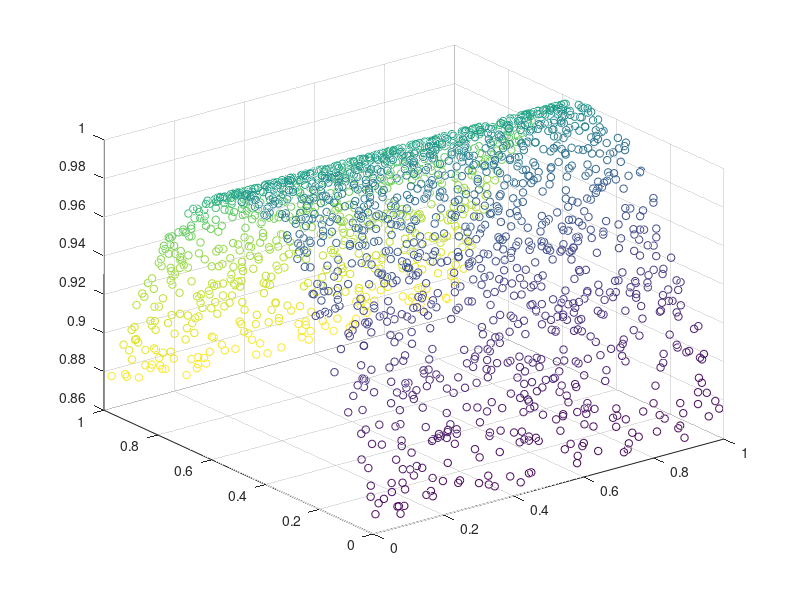

Here is the MATLAB script that generated this plot: (Note: this script raises an error after producing the figure.)
%load s-curve.txt;
%tmp_mean = mean(s_curve,1); 
%s_curve = s_curve - repmat(tmp_mean,2000,1); 
%scatter3(s_curve(:,1),s_curve(:,2),s_curve(:,3),30,abs(s_curve(:,3)-s_curve(:,1)));
%s=kle(s_curve',3);

x=zeros(2000,3);
x(:,1)=rand(2000,1);
x(:,2)=rand(2000,1);
x(:,3)=sqrt(1-(x(:,2)-0.5).*(x(:,2)-0.5));
scatter3(x(:,1),x(:,2),x(:,3),30,abs(x(:,2)));
s=kle(x',2);

s=s';
figure();
scatter(s(:,1),s(:,2),30,abs(x(:,2)));